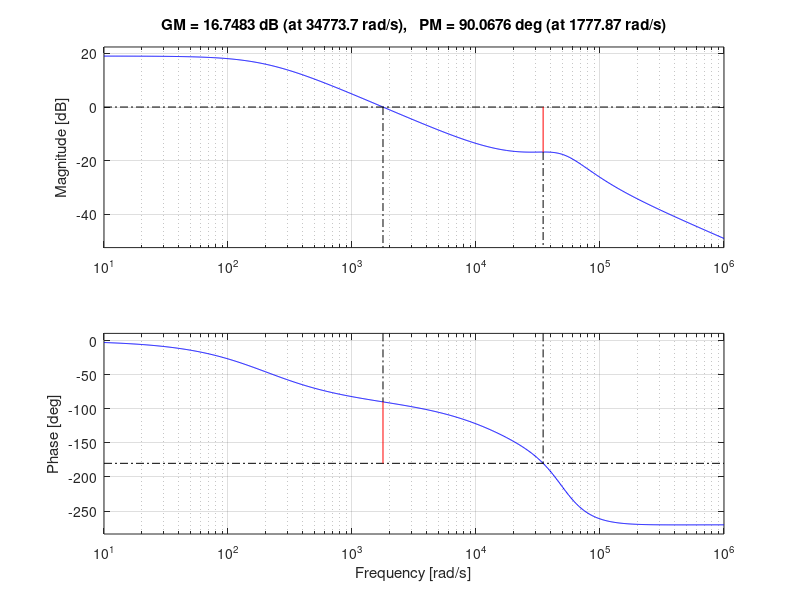
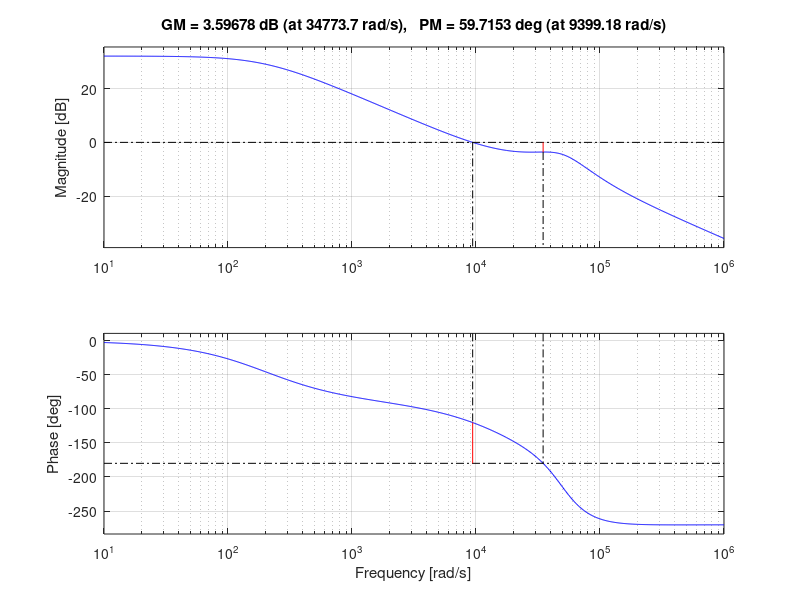
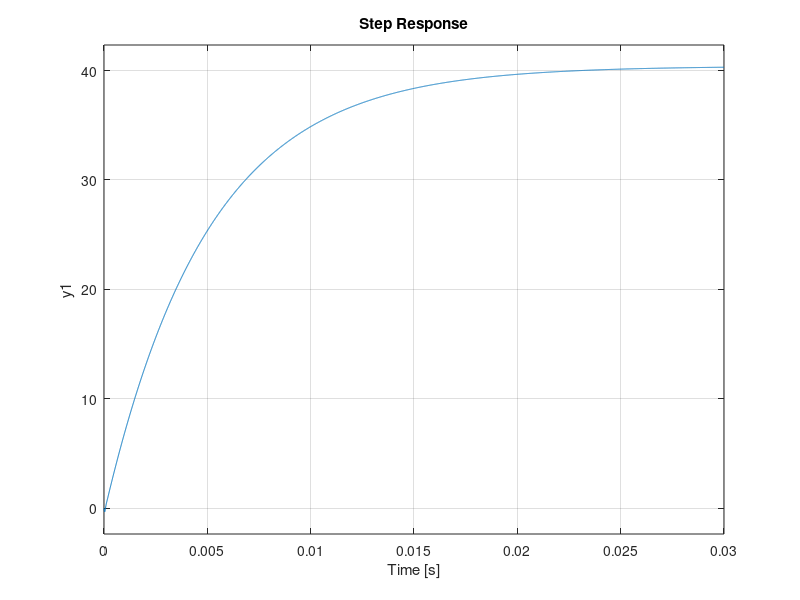

MATLAB code to generate these figures, in order:
s = tf('s');

fBW = 4410;

Nps = 1;
Rout = 8.4;
Rcs = 0.200;
Acs = 1.65;
D = 0.447;
tL = 1.234;
M = 0.808;

Cz = 10*10^(-9);
Rz = 36083;
RFB2 = 1000;
CFB = 9.021*10^(-9);
R1 = 18000;
R2 = 2400;

R8 = 10000;
Rpar = 2200;
Gain = R8/Rpar;

G0 = ((Rout*Nps)/(Rcs*Acs))*(1/(((1-D)^2/tL) + (2*M)+1));
%Gs = ((1+s*Cz*Rz)/(s*Cz))*(R1/R2)*(1/(s*CFB*RFB2+1));
%Gs1 = Gain * ((1+s/(fBW/2))/(1+s/(fBW*2)));
%Gs2 = 2.839*((1+s/(4000))/(1+s/(3000)));
%Gs3 = 5 * ((1+s/(700))/(1+s/(1700)));

wesr = 70736;
wrhpz = 17643;

wp1 = 200.082;
wp2 = 50000;

QP = 1;

sys = G0 * (((1+s/wesr)*(1-s/wrhpz))/(1+s/wp1)) * (1/(1+(s/(wp2*QP))+(s^2/wp2^2)));
sys1 = sys * Gain;
%sys2 = sys * Gs2;
%sys3 = sys * Gs3;

figure(1)
bode(sys)
margin(sys)

figure(2)
bode(sys1)
margin(sys1)

figure(3)
step(sys1)
% 
% figure(4)
% bode(sys * Gain)
% margin(sys * Gain)
% 
% figure(5)
% step(sys2)
% 
% figure(6)
% bode(sys3)
% margin(sys3)
% 
% figure(7)
% step(sys3)
